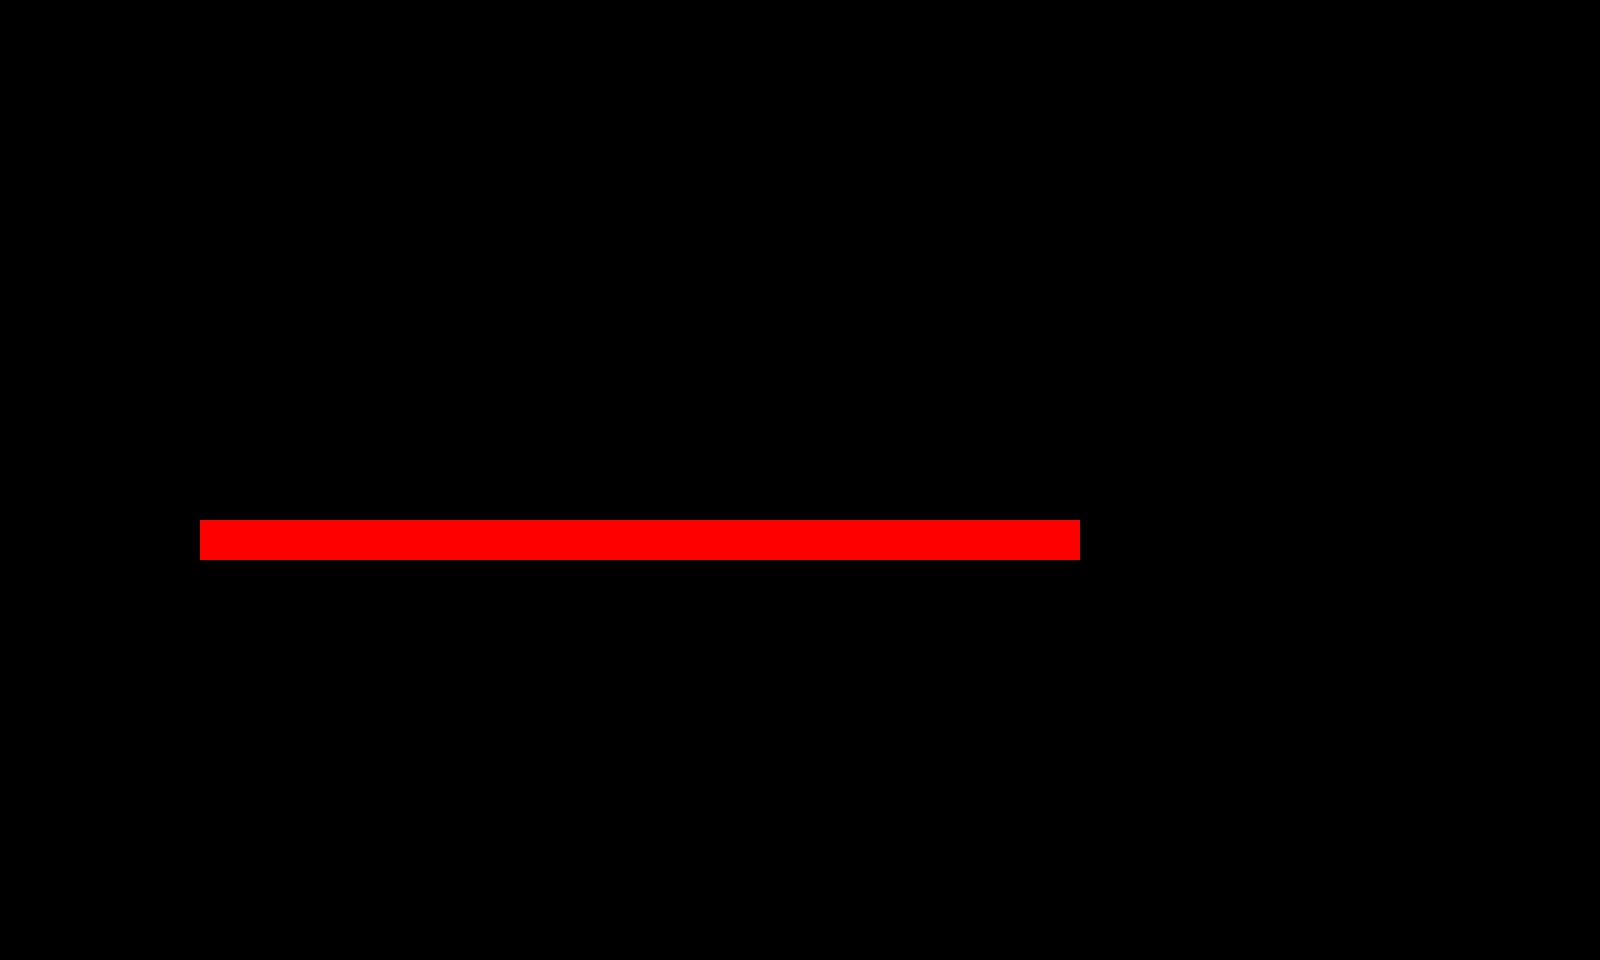

Below is a game level as drawn by its tile map, then a one-line description and the .tmx that defines it (tile-layer data replaced by summaries):
An orthogonal 40x24 tile map with 40x40 px tiles, 1 tile layer (collision), 2 hidden layers not drawn, 2 tilesets.

<map version="1.9" tiledversion="1.9.2" orientation="orthogonal" renderorder="right-down" width="40" height="24" tilewidth="40" tileheight="40" infinite="0" nextlayerid="4" nextobjectid="1">
 <editorsettings>
  <export target="path-test.js" format="js" />
 </editorsettings>
 <tileset firstgid="1" source="sceneSpriteSheetresampled.tsx" />
 <tileset firstgid="577" source="redBlock.tsx" />
 <layer id="1" name="ground" width="40" height="24" visible="0">
  <data>[960 cells, 960 non-empty, 4 distinct tile ids]</data>
 </layer>
 <layer id="2" name="walls" width="40" height="24" visible="0">
  <data>[960 cells, 23 non-empty, 3 distinct tile ids]</data>
 </layer>
 <layer id="3" name="collision" width="40" height="24">
  <data>[960 cells, 22 non-empty, 1 distinct tile ids]</data>
 </layer>
</map>
